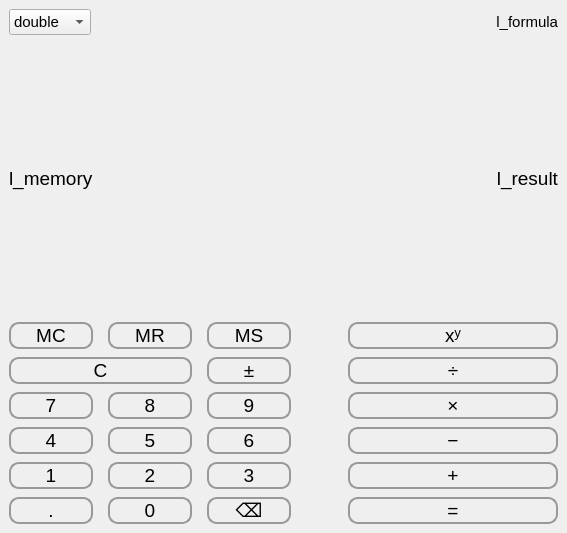
<?xml version="1.0" encoding="UTF-8"?>
<ui version="4.0">
 <class>MainWindow</class>
 <widget class="QMainWindow" name="MainWindow">
  <property name="geometry">
   <rect>
    <x>0</x>
    <y>0</y>
    <width>567</width>
    <height>533</height>
   </rect>
  </property>
  <property name="sizePolicy">
   <sizepolicy hsizetype="Preferred" vsizetype="Preferred">
    <horstretch>0</horstretch>
    <verstretch>0</verstretch>
   </sizepolicy>
  </property>
  <property name="font">
   <font>
    <pointsize>14</pointsize>
   </font>
  </property>
  <property name="windowTitle">
   <string>Калькулятор</string>
  </property>
  <widget class="QWidget" name="centralwidget">
   <layout class="QGridLayout" name="gridLayout_2">
    <item row="0" column="0">
     <widget class="QComboBox" name="cmb_controller">
      <property name="sizePolicy">
       <sizepolicy hsizetype="Fixed" vsizetype="Fixed">
        <horstretch>0</horstretch>
        <verstretch>0</verstretch>
       </sizepolicy>
      </property>
      <property name="font">
       <font>
        <pointsize>11</pointsize>
       </font>
      </property>
      <item>
       <property name="text">
        <string>double</string>
       </property>
      </item>
      <item>
       <property name="text">
        <string>float</string>
       </property>
      </item>
      <item>
       <property name="text">
        <string>uint8_t</string>
       </property>
      </item>
      <item>
       <property name="text">
        <string>int</string>
       </property>
      </item>
      <item>
       <property name="text">
        <string>int64_t</string>
       </property>
      </item>
      <item>
       <property name="text">
        <string>size_t</string>
       </property>
      </item>
      <item>
       <property name="text">
        <string>Rational</string>
       </property>
      </item>
     </widget>
    </item>
    <item row="0" column="1">
     <widget class="QLabel" name="l_formula">
      <property name="sizePolicy">
       <sizepolicy hsizetype="Preferred" vsizetype="Fixed">
        <horstretch>0</horstretch>
        <verstretch>0</verstretch>
       </sizepolicy>
      </property>
      <property name="font">
       <font>
        <pointsize>11</pointsize>
       </font>
      </property>
      <property name="text">
       <string>l_formula</string>
      </property>
      <property name="alignment">
       <set>Qt::AlignRight|Qt::AlignTrailing|Qt::AlignVCenter</set>
      </property>
     </widget>
    </item>
    <item row="2" column="0" colspan="2">
     <layout class="QGridLayout" name="gridLayout" rowstretch="2,3,3,3,3,3" columnstretch="2,2,2,1,5">
      <property name="horizontalSpacing">
       <number>15</number>
      </property>
      <property name="verticalSpacing">
       <number>8</number>
      </property>
      <item row="0" column="0">
       <widget class="QPushButton" name="btn_mem_clear">
        <property name="font">
         <font>
          <pointsize>14</pointsize>
         </font>
        </property>
        <property name="styleSheet">
         <string notr="true">QPushButton {
border: 2px solid #999;
border-radius: 10px;
background: qradialgradient(
cx: 0.3, cy: -0.4, fx: 0.3, fy: -0.4,
radius: 1.35, stop: 0 #fff, stop: 1 #cbcbcb
);
}

QPushButton:hover {
background: qradialgradient(
cx: 0.3, cy: -0.4, fx: 0.3, fy: -0.4,
radius: 1.35, stop: 0 #fff, stop: 1 #bbb
);
}

QPushButton:pressed {

background: qradialgradient(
cx: 0.4, cy: -0.1, fx: 0.4, fy: -0.1,
radius: 1.35, stop: 0 #fff, stop: 1 #222
);
}</string>
        </property>
        <property name="text">
         <string>MC</string>
        </property>
       </widget>
      </item>
      <item row="0" column="1">
       <widget class="QPushButton" name="btn_mem_read">
        <property name="font">
         <font>
          <pointsize>14</pointsize>
         </font>
        </property>
        <property name="styleSheet">
         <string notr="true">QPushButton {
border: 2px solid #999;
border-radius: 10px;
background: qradialgradient(
cx: 0.3, cy: -0.4, fx: 0.3, fy: -0.4,
radius: 1.35, stop: 0 #fff, stop: 1 #cbcbcb
);
}

QPushButton:hover {
background: qradialgradient(
cx: 0.3, cy: -0.4, fx: 0.3, fy: -0.4,
radius: 1.35, stop: 0 #fff, stop: 1 #bbb
);
}

QPushButton:pressed {

background: qradialgradient(
cx: 0.4, cy: -0.1, fx: 0.4, fy: -0.1,
radius: 1.35, stop: 0 #fff, stop: 1 #222
);
}</string>
        </property>
        <property name="text">
         <string>MR</string>
        </property>
       </widget>
      </item>
      <item row="0" column="2">
       <widget class="QPushButton" name="btn_mem_save">
        <property name="font">
         <font>
          <pointsize>14</pointsize>
         </font>
        </property>
        <property name="styleSheet">
         <string notr="true">QPushButton {
border: 2px solid #999;
border-radius: 10px;
background: qradialgradient(
cx: 0.3, cy: -0.4, fx: 0.3, fy: -0.4,
radius: 1.35, stop: 0 #fff, stop: 1 #cbcbcb
);
}

QPushButton:hover {
background: qradialgradient(
cx: 0.3, cy: -0.4, fx: 0.3, fy: -0.4,
radius: 1.35, stop: 0 #fff, stop: 1 #bbb
);
}

QPushButton:pressed {

background: qradialgradient(
cx: 0.4, cy: -0.1, fx: 0.4, fy: -0.1,
radius: 1.35, stop: 0 #fff, stop: 1 #222
);
}</string>
        </property>
        <property name="text">
         <string>MS</string>
        </property>
       </widget>
      </item>
      <item row="0" column="4">
       <widget class="QPushButton" name="btn_pow">
        <property name="font">
         <font>
          <pointsize>14</pointsize>
         </font>
        </property>
        <property name="styleSheet">
         <string notr="true">QPushButton {
border: 2px solid #999;
border-radius: 10px;
background: qradialgradient(
cx: 0.3, cy: -0.4, fx: 0.3, fy: -0.4,
radius: 1.35, stop: 0 #fff, stop: 1 #cbcbcb
);
}

QPushButton:hover {
background: qradialgradient(
cx: 0.3, cy: -0.4, fx: 0.3, fy: -0.4,
radius: 1.35, stop: 0 #fff, stop: 1 #bbb
);
}

QPushButton:pressed {

background: qradialgradient(
cx: 0.4, cy: -0.1, fx: 0.4, fy: -0.1,
radius: 1.35, stop: 0 #fff, stop: 1 #222
);
}</string>
        </property>
        <property name="text">
         <string>xʸ</string>
        </property>
       </widget>
      </item>
      <item row="1" column="2">
       <widget class="QPushButton" name="btn_sign_change">
        <property name="styleSheet">
         <string notr="true">QPushButton {
border: 2px solid #999;
border-radius: 10px;
background: qradialgradient(
cx: 0.3, cy: -0.4, fx: 0.3, fy: -0.4,
radius: 1.35, stop: 0 #fff, stop: 1 #cbcbcb
);
}

QPushButton:hover {
background: qradialgradient(
cx: 0.3, cy: -0.4, fx: 0.3, fy: -0.4,
radius: 1.35, stop: 0 #fff, stop: 1 #bbb
);
}

QPushButton:pressed {

background: qradialgradient(
cx: 0.4, cy: -0.1, fx: 0.4, fy: -0.1,
radius: 1.35, stop: 0 #fff, stop: 1 #222
);
}</string>
        </property>
        <property name="text">
         <string>±</string>
        </property>
       </widget>
      </item>
      <item row="1" column="4">
       <widget class="QPushButton" name="btn_div">
        <property name="styleSheet">
         <string notr="true">QPushButton {
border: 2px solid #999;
border-radius: 10px;
background: qradialgradient(
cx: 0.3, cy: -0.4, fx: 0.3, fy: -0.4,
radius: 1.35, stop: 0 #fff, stop: 1 #cbcbcb
);
}

QPushButton:hover {
background: qradialgradient(
cx: 0.3, cy: -0.4, fx: 0.3, fy: -0.4,
radius: 1.35, stop: 0 #fff, stop: 1 #bbb
);
}

QPushButton:pressed {

background: qradialgradient(
cx: 0.4, cy: -0.1, fx: 0.4, fy: -0.1,
radius: 1.35, stop: 0 #fff, stop: 1 #222
);
}</string>
        </property>
        <property name="text">
         <string>÷</string>
        </property>
       </widget>
      </item>
      <item row="2" column="0">
       <widget class="QPushButton" name="btn_7">
        <property name="styleSheet">
         <string notr="true">QPushButton {
border: 2px solid #999;
border-radius: 10px;
background: qradialgradient(
cx: 0.3, cy: -0.4, fx: 0.3, fy: -0.4,
radius: 1.35, stop: 0 #fff, stop: 1 #cbcbcb
);
}

QPushButton:hover {
background: qradialgradient(
cx: 0.3, cy: -0.4, fx: 0.3, fy: -0.4,
radius: 1.35, stop: 0 #fff, stop: 1 #bbb
);
}

QPushButton:pressed {

background: qradialgradient(
cx: 0.4, cy: -0.1, fx: 0.4, fy: -0.1,
radius: 1.35, stop: 0 #fff, stop: 1 #222
);
}</string>
        </property>
        <property name="text">
         <string>7</string>
        </property>
       </widget>
      </item>
      <item row="2" column="1">
       <widget class="QPushButton" name="btn_8">
        <property name="styleSheet">
         <string notr="true">QPushButton {
border: 2px solid #999;
border-radius: 10px;
background: qradialgradient(
cx: 0.3, cy: -0.4, fx: 0.3, fy: -0.4,
radius: 1.35, stop: 0 #fff, stop: 1 #cbcbcb
);
}

QPushButton:hover {
background: qradialgradient(
cx: 0.3, cy: -0.4, fx: 0.3, fy: -0.4,
radius: 1.35, stop: 0 #fff, stop: 1 #bbb
);
}

QPushButton:pressed {

background: qradialgradient(
cx: 0.4, cy: -0.1, fx: 0.4, fy: -0.1,
radius: 1.35, stop: 0 #fff, stop: 1 #222
);
}</string>
        </property>
        <property name="text">
         <string>8</string>
        </property>
       </widget>
      </item>
      <item row="2" column="2">
       <widget class="QPushButton" name="btn_9">
        <property name="styleSheet">
         <string notr="true">QPushButton {
border: 2px solid #999;
border-radius: 10px;
background: qradialgradient(
cx: 0.3, cy: -0.4, fx: 0.3, fy: -0.4,
radius: 1.35, stop: 0 #fff, stop: 1 #cbcbcb
);
}

QPushButton:hover {
background: qradialgradient(
cx: 0.3, cy: -0.4, fx: 0.3, fy: -0.4,
radius: 1.35, stop: 0 #fff, stop: 1 #bbb
);
}

QPushButton:pressed {

background: qradialgradient(
cx: 0.4, cy: -0.1, fx: 0.4, fy: -0.1,
radius: 1.35, stop: 0 #fff, stop: 1 #222
);
}</string>
        </property>
        <property name="text">
         <string>9</string>
        </property>
       </widget>
      </item>
      <item row="2" column="3" rowspan="2">
       <spacer name="horizontalSpacer">
        <property name="orientation">
         <enum>Qt::Horizontal</enum>
        </property>
        <property name="sizeType">
         <enum>QSizePolicy::Minimum</enum>
        </property>
        <property name="sizeHint" stdset="0">
         <size>
          <width>20</width>
          <height>20</height>
         </size>
        </property>
       </spacer>
      </item>
      <item row="2" column="4">
       <widget class="QPushButton" name="btn_mul">
        <property name="styleSheet">
         <string notr="true">QPushButton {
border: 2px solid #999;
border-radius: 10px;
background: qradialgradient(
cx: 0.3, cy: -0.4, fx: 0.3, fy: -0.4,
radius: 1.35, stop: 0 #fff, stop: 1 #cbcbcb
);
}

QPushButton:hover {
background: qradialgradient(
cx: 0.3, cy: -0.4, fx: 0.3, fy: -0.4,
radius: 1.35, stop: 0 #fff, stop: 1 #bbb
);
}

QPushButton:pressed {

background: qradialgradient(
cx: 0.4, cy: -0.1, fx: 0.4, fy: -0.1,
radius: 1.35, stop: 0 #fff, stop: 1 #222
);
}</string>
        </property>
        <property name="text">
         <string>×</string>
        </property>
       </widget>
      </item>
      <item row="3" column="0">
       <widget class="QPushButton" name="btn_4">
        <property name="styleSheet">
         <string notr="true">QPushButton {
border: 2px solid #999;
border-radius: 10px;
background: qradialgradient(
cx: 0.3, cy: -0.4, fx: 0.3, fy: -0.4,
radius: 1.35, stop: 0 #fff, stop: 1 #cbcbcb
);
}

QPushButton:hover {
background: qradialgradient(
cx: 0.3, cy: -0.4, fx: 0.3, fy: -0.4,
radius: 1.35, stop: 0 #fff, stop: 1 #bbb
);
}

QPushButton:pressed {

background: qradialgradient(
cx: 0.4, cy: -0.1, fx: 0.4, fy: -0.1,
radius: 1.35, stop: 0 #fff, stop: 1 #222
);
}</string>
        </property>
        <property name="text">
         <string>4</string>
        </property>
       </widget>
      </item>
      <item row="3" column="1">
       <widget class="QPushButton" name="btn_5">
        <property name="styleSheet">
         <string notr="true">QPushButton {
border: 2px solid #999;
border-radius: 10px;
background: qradialgradient(
cx: 0.3, cy: -0.4, fx: 0.3, fy: -0.4,
radius: 1.35, stop: 0 #fff, stop: 1 #cbcbcb
);
}

QPushButton:hover {
background: qradialgradient(
cx: 0.3, cy: -0.4, fx: 0.3, fy: -0.4,
radius: 1.35, stop: 0 #fff, stop: 1 #bbb
);
}

QPushButton:pressed {

background: qradialgradient(
cx: 0.4, cy: -0.1, fx: 0.4, fy: -0.1,
radius: 1.35, stop: 0 #fff, stop: 1 #222
);
}</string>
        </property>
        <property name="text">
         <string>5</string>
        </property>
       </widget>
      </item>
      <item row="3" column="2">
       <widget class="QPushButton" name="btn_6">
        <property name="styleSheet">
         <string notr="true">QPushButton {
border: 2px solid #999;
border-radius: 10px;
background: qradialgradient(
cx: 0.3, cy: -0.4, fx: 0.3, fy: -0.4,
radius: 1.35, stop: 0 #fff, stop: 1 #cbcbcb
);
}

QPushButton:hover {
background: qradialgradient(
cx: 0.3, cy: -0.4, fx: 0.3, fy: -0.4,
radius: 1.35, stop: 0 #fff, stop: 1 #bbb
);
}

QPushButton:pressed {

background: qradialgradient(
cx: 0.4, cy: -0.1, fx: 0.4, fy: -0.1,
radius: 1.35, stop: 0 #fff, stop: 1 #222
);
}</string>
        </property>
        <property name="text">
         <string>6</string>
        </property>
       </widget>
      </item>
      <item row="3" column="4">
       <widget class="QPushButton" name="btn_sub">
        <property name="styleSheet">
         <string notr="true">QPushButton {
border: 2px solid #999;
border-radius: 10px;
background: qradialgradient(
cx: 0.3, cy: -0.4, fx: 0.3, fy: -0.4,
radius: 1.35, stop: 0 #fff, stop: 1 #cbcbcb
);
}

QPushButton:hover {
background: qradialgradient(
cx: 0.3, cy: -0.4, fx: 0.3, fy: -0.4,
radius: 1.35, stop: 0 #fff, stop: 1 #bbb
);
}

QPushButton:pressed {

background: qradialgradient(
cx: 0.4, cy: -0.1, fx: 0.4, fy: -0.1,
radius: 1.35, stop: 0 #fff, stop: 1 #222
);
}</string>
        </property>
        <property name="text">
         <string>−</string>
        </property>
       </widget>
      </item>
      <item row="4" column="0">
       <widget class="QPushButton" name="btn_1">
        <property name="styleSheet">
         <string notr="true">QPushButton {
border: 2px solid #999;
border-radius: 10px;
background: qradialgradient(
cx: 0.3, cy: -0.4, fx: 0.3, fy: -0.4,
radius: 1.35, stop: 0 #fff, stop: 1 #cbcbcb
);
}

QPushButton:hover {
background: qradialgradient(
cx: 0.3, cy: -0.4, fx: 0.3, fy: -0.4,
radius: 1.35, stop: 0 #fff, stop: 1 #bbb
);
}

QPushButton:pressed {

background: qradialgradient(
cx: 0.4, cy: -0.1, fx: 0.4, fy: -0.1,
radius: 1.35, stop: 0 #fff, stop: 1 #222
);
}</string>
        </property>
        <property name="text">
         <string>1</string>
        </property>
       </widget>
      </item>
      <item row="4" column="1">
       <widget class="QPushButton" name="btn_2">
        <property name="styleSheet">
         <string notr="true">QPushButton {
border: 2px solid #999;
border-radius: 10px;
background: qradialgradient(
cx: 0.3, cy: -0.4, fx: 0.3, fy: -0.4,
radius: 1.35, stop: 0 #fff, stop: 1 #cbcbcb
);
}

QPushButton:hover {
background: qradialgradient(
cx: 0.3, cy: -0.4, fx: 0.3, fy: -0.4,
radius: 1.35, stop: 0 #fff, stop: 1 #bbb
);
}

QPushButton:pressed {

background: qradialgradient(
cx: 0.4, cy: -0.1, fx: 0.4, fy: -0.1,
radius: 1.35, stop: 0 #fff, stop: 1 #222
);
}</string>
        </property>
        <property name="text">
         <string>2</string>
        </property>
       </widget>
      </item>
      <item row="4" column="2">
       <widget class="QPushButton" name="btn_3">
        <property name="styleSheet">
         <string notr="true">QPushButton {
border: 2px solid #999;
border-radius: 10px;
background: qradialgradient(
cx: 0.3, cy: -0.4, fx: 0.3, fy: -0.4,
radius: 1.35, stop: 0 #fff, stop: 1 #cbcbcb
);
}

QPushButton:hover {
background: qradialgradient(
cx: 0.3, cy: -0.4, fx: 0.3, fy: -0.4,
radius: 1.35, stop: 0 #fff, stop: 1 #bbb
);
}

QPushButton:pressed {

background: qradialgradient(
cx: 0.4, cy: -0.1, fx: 0.4, fy: -0.1,
radius: 1.35, stop: 0 #fff, stop: 1 #222
);
}</string>
        </property>
        <property name="text">
         <string>3</string>
        </property>
       </widget>
      </item>
      <item row="4" column="4">
       <widget class="QPushButton" name="btn_add">
        <property name="styleSheet">
         <string notr="true">QPushButton {
border: 2px solid #999;
border-radius: 10px;
background: qradialgradient(
cx: 0.3, cy: -0.4, fx: 0.3, fy: -0.4,
radius: 1.35, stop: 0 #fff, stop: 1 #cbcbcb
);
}

QPushButton:hover {
background: qradialgradient(
cx: 0.3, cy: -0.4, fx: 0.3, fy: -0.4,
radius: 1.35, stop: 0 #fff, stop: 1 #bbb
);
}

QPushButton:pressed {

background: qradialgradient(
cx: 0.4, cy: -0.1, fx: 0.4, fy: -0.1,
radius: 1.35, stop: 0 #fff, stop: 1 #222
);
}</string>
        </property>
        <property name="text">
         <string>+</string>
        </property>
       </widget>
      </item>
      <item row="5" column="0">
       <widget class="QPushButton" name="tb_extra">
        <property name="styleSheet">
         <string notr="true">QPushButton {
border: 2px solid #999;
border-radius: 10px;
background: qradialgradient(
cx: 0.3, cy: -0.4, fx: 0.3, fy: -0.4,
radius: 1.35, stop: 0 #fff, stop: 1 #cbcbcb
);
}

QPushButton:hover {
background: qradialgradient(
cx: 0.3, cy: -0.4, fx: 0.3, fy: -0.4,
radius: 1.35, stop: 0 #fff, stop: 1 #bbb
);
}

QPushButton:pressed {

background: qradialgradient(
cx: 0.4, cy: -0.1, fx: 0.4, fy: -0.1,
radius: 1.35, stop: 0 #fff, stop: 1 #222
);
}</string>
        </property>
        <property name="text">
         <string>.</string>
        </property>
       </widget>
      </item>
      <item row="5" column="1">
       <widget class="QPushButton" name="btn_0">
        <property name="styleSheet">
         <string notr="true">QPushButton {
border: 2px solid #999;
border-radius: 10px;
background: qradialgradient(
cx: 0.3, cy: -0.4, fx: 0.3, fy: -0.4,
radius: 1.35, stop: 0 #fff, stop: 1 #cbcbcb
);
}

QPushButton:hover {
background: qradialgradient(
cx: 0.3, cy: -0.4, fx: 0.3, fy: -0.4,
radius: 1.35, stop: 0 #fff, stop: 1 #bbb
);
}

QPushButton:pressed {

background: qradialgradient(
cx: 0.4, cy: -0.1, fx: 0.4, fy: -0.1,
radius: 1.35, stop: 0 #fff, stop: 1 #222
);
}</string>
        </property>
        <property name="text">
         <string>0</string>
        </property>
       </widget>
      </item>
      <item row="5" column="2">
       <widget class="QPushButton" name="btn_backspace">
        <property name="styleSheet">
         <string notr="true">QPushButton {
border: 2px solid #999;
border-radius: 10px;
background: qradialgradient(
cx: 0.3, cy: -0.4, fx: 0.3, fy: -0.4,
radius: 1.35, stop: 0 #fff, stop: 1 #cbcbcb
);
}

QPushButton:hover {
background: qradialgradient(
cx: 0.3, cy: -0.4, fx: 0.3, fy: -0.4,
radius: 1.35, stop: 0 #fff, stop: 1 #bbb
);
}

QPushButton:pressed {

background: qradialgradient(
cx: 0.4, cy: -0.1, fx: 0.4, fy: -0.1,
radius: 1.35, stop: 0 #fff, stop: 1 #222
);
}</string>
        </property>
        <property name="text">
         <string>⌫</string>
        </property>
       </widget>
      </item>
      <item row="5" column="4">
       <widget class="QPushButton" name="btn_result">
        <property name="font">
         <font>
          <pointsize>14</pointsize>
         </font>
        </property>
        <property name="styleSheet">
         <string notr="true">QPushButton {
border: 2px solid #999;
border-radius: 10px;
background: qradialgradient(
cx: 0.3, cy: -0.4, fx: 0.3, fy: -0.4,
radius: 1.35, stop: 0 #fff, stop: 1 #cbcbcb
);
}

QPushButton:hover {
background: qradialgradient(
cx: 0.3, cy: -0.4, fx: 0.3, fy: -0.4,
radius: 1.35, stop: 0 #fff, stop: 1 #bbb
);
}

QPushButton:pressed {

background: qradialgradient(
cx: 0.4, cy: -0.1, fx: 0.4, fy: -0.1,
radius: 1.35, stop: 0 #fff, stop: 1 #222
);
}</string>
        </property>
        <property name="text">
         <string>=</string>
        </property>
       </widget>
      </item>
      <item row="1" column="0" colspan="2">
       <widget class="QPushButton" name="btn_clear">
        <property name="font">
         <font>
          <pointsize>14</pointsize>
         </font>
        </property>
        <property name="styleSheet">
         <string notr="true">QPushButton {
border: 2px solid #999;
border-radius: 10px;
background: qradialgradient(
cx: 0.3, cy: -0.4, fx: 0.3, fy: -0.4,
radius: 1.35, stop: 0 #fff, stop: 1 #cbcbcb
);
}

QPushButton:hover {
background: qradialgradient(
cx: 0.3, cy: -0.4, fx: 0.3, fy: -0.4,
radius: 1.35, stop: 0 #fff, stop: 1 #bbb
);
}

QPushButton:pressed {

background: qradialgradient(
cx: 0.4, cy: -0.1, fx: 0.4, fy: -0.1,
radius: 1.35, stop: 0 #fff, stop: 1 #222
);
}</string>
        </property>
        <property name="text">
         <string>C</string>
        </property>
       </widget>
      </item>
     </layout>
    </item>
    <item row="1" column="0" colspan="2">
     <layout class="QHBoxLayout" name="horizontalLayout">
      <item>
       <widget class="QLabel" name="l_memory">
        <property name="sizePolicy">
         <sizepolicy hsizetype="Preferred" vsizetype="Preferred">
          <horstretch>0</horstretch>
          <verstretch>0</verstretch>
         </sizepolicy>
        </property>
        <property name="text">
         <string>l_memory</string>
        </property>
       </widget>
      </item>
      <item>
       <widget class="QLabel" name="l_result">
        <property name="sizePolicy">
         <sizepolicy hsizetype="Preferred" vsizetype="Minimum">
          <horstretch>0</horstretch>
          <verstretch>0</verstretch>
         </sizepolicy>
        </property>
        <property name="minimumSize">
         <size>
          <width>0</width>
          <height>60</height>
         </size>
        </property>
        <property name="text">
         <string>l_result</string>
        </property>
        <property name="alignment">
         <set>Qt::AlignRight|Qt::AlignTrailing|Qt::AlignVCenter</set>
        </property>
       </widget>
      </item>
     </layout>
    </item>
   </layout>
  </widget>
 </widget>
 <resources/>
 <connections/>
</ui>
